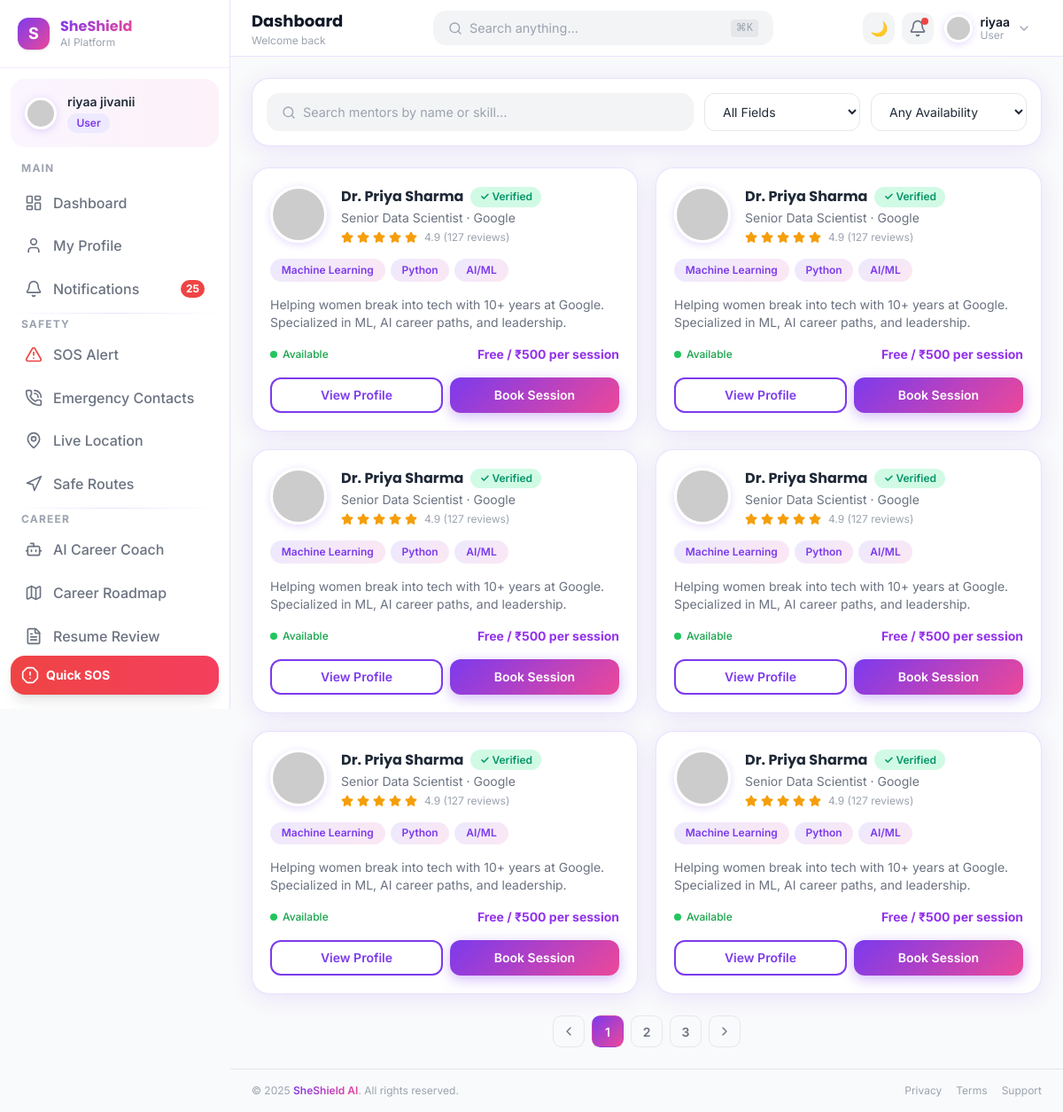
The page /mentors/ (signed in) on the database its author committed.
### core/models.py (models this page shows, shortened)
class User(AbstractUser):
    ROLE_CHOICES = [
        ('user', 'User'),
        ('mentor', 'Mentor'),
        ('admin', 'Admin'),
    ]
    role = models.CharField(max_length=10, choices=ROLE_CHOICES, default='user')
    phone = models.CharField(max_length=15, blank=True)
    date_of_birth = models.DateField(null=True, blank=True)
    city = models.CharField(max_length=100, blank=True)
    bio = models.TextField(blank=True)
    profile_photo = models.ImageField(upload_to='profiles/', null=True, blank=True)
    resume = models.FileField(upload_to='resumes/', null=True, blank=True)
    safety_score = models.IntegerField(default=85)
    is_location_sharing = models.BooleanField(default=True)
    created_at = models.DateTimeField(auto_now_add=True)
    @property
    def dob(self):
        return self.date_of_birth

### mentor/views.py (the view)
# urls.py: path('mentors/', views.mentor_list_view, name='mentors'),
@login_required
def mentor_list_view(request):
    mentors = Mentor.objects.filter(is_verified=True).select_related('user')
    q = request.GET.get('q', '')
    if q:
        mentors = mentors.filter(user__first_name__icontains=q) | mentors.filter(title__icontains=q)
    return render(request, 'mentors/mentor_list.html', {'mentors': mentors})

### core/context_processors.py (called while the page is built)
def notifications_processor(request):
    if request.user.is_authenticated:
        recent = request.user.notifications.all().order_by('-created_at')[:5]
        unread = request.user.notifications.filter(is_read=False).count()
        return {
            'recent_notifications': recent,
            'unread_notifications_count': unread,
        }
    return {
        'recent_notifications': [],
        'unread_notifications_count': 0,
    }

### templates/mentors/mentor_list.html (shortened to what this page needs)
{% extends 'layouts/dashboard_layout.html' %}
{% load static %}
{% block content %}
<div class="space-y-6">
  <div class="card p-4">
    <div class="flex flex-col sm:flex-row gap-3">
      <div class="search-bar flex-1">
        <i data-lucide="search" class="w-4 h-4 text-gray-400"></i>
        <input id="mentorSearch" type="search" placeholder="Search mentors by name or skill…"/>
      </div>
      <select class="form-input w-full sm:w-44 text-sm" id="fieldFilter">
        <option value="">All Fields</option>
      </select>
      <select class="form-input w-full sm:w-44 text-sm" id="availFilter">
        <option value="">Any Availability</option>
      </select>
    </div>
  </div>
  <div class="grid grid-cols-1 sm:grid-cols-2 xl:grid-cols-3 gap-5" id="mentorGrid">
    {% for mentor in mentors %}
    {% include 'components/mentor_card.html' with mentor=mentor %}
    {% empty %}
    {% for i in "123456" %}
    <div class="card p-5 mentor-item" data-aos>
      <div class="flex items-start gap-4 mb-4">
        <img src="https://ui-avatars.com/api/?name=Priya+Sharma&background=7C3AED&color=fff&size=64" class="avatar w-16 h-16" alt="Mentor"/>
        <div class="flex-1 min-w-0">
          <div class="flex items-center gap-2 flex-wrap">
            <h4 class="font-bold">Dr. Priya Sharma</h4>
            <span class="badge badge-green text-xs">✓ Verified</span>
          </div>
          <p class="text-sm text-gray-500 mt-0.5">Senior Data Scientist · Google</p>
          <div class="flex items-center gap-1 mt-1">
            {% for s in "12345" %}<i data-lucide="star" class="w-3.5 h-3.5 star fill-current"></i>{% endfor %}
            <span class="text-xs text-gray-400 ml-1">4.9 (127 reviews)</span>
          </div>
        </div>
      </div>
      <div class="flex flex-wrap gap-1.5 mb-4">
        <span class="skill-tag text-xs">Machine Learning</span>
        <span class="skill-tag text-xs">Python</span>
        <span class="skill-tag text-xs">AI/ML</span>
      </div>
      <p class="text-sm text-gray-500 dark:text-gray-400 line-clamp-2 mb-4">
        Helping women break into tech with 10+ years at Google. Specialized in ML, AI career paths, and leadership.
      </p>
      <div class="flex items-center justify-between text-sm mb-4">
        <div class="flex items-center gap-1.5 text-green-600">
          <div class="w-2 h-2 bg-green-500 rounded-full"></div>
          <span class="text-xs font-medium">Available</span>
        </div>
        <span class="text-purple-600 font-bold">Free / ₹500 per session</span>
      </div>
      <div class="flex gap-2">
        <a href="{% url 'mentor_detail' pk=1 %}" class="btn-outline flex-1 text-sm py-2 text-center">View Profile</a>
        <button class="btn-primary flex-1 text-sm py-2" data-modal-open="bookSessionModal" onclick="setMentor('Dr. Priya Sharma')">Book Session</button>
      </div>
    </div>
    {% endfor %}
    {% endfor %}
  </div>
  <div class="flex justify-center gap-2">
    <button class="page-btn"><i data-lucide="chevron-left" class="w-4 h-4"></i></button>
    <button class="page-btn active">1</button>
    <button class="page-btn">2</button>
    <button class="page-btn">3</button>
    <button class="page-btn"><i data-lucide="chevron-right" class="w-4 h-4"></i></button>
  </div>
</div>
{% endblock %}

### templates/components/sidebar.html (shortened to what this page needs)
{% load static %}
<aside id="sidebar" class="sidebar flex flex-col">
  <div class="flex items-center gap-3 px-5 py-5 border-b border-purple-100 dark:border-purple-900/30">
    <div class="w-9 h-9 rounded-xl gradient-bg flex items-center justify-center shadow flex-shrink-0">
      <span class="text-white font-bold text-lg">S</span>
    </div>
    <div class="sidebar-text">
      <p class="font-display font-bold text-base gradient-text leading-tight">SheShield</p>
      <p class="text-xs text-gray-400">AI Platform</p>
    </div>
  </div>
  <div class="flex items-center gap-3 px-4 py-4 mx-3 mt-3 rounded-2xl bg-gradient-to-r from-purple-50 to-pink-50 dark:from-purple-900/20 dark:to-pink-900/10">
    <img src="{% if request.user.profile_photo %}{{ request.user.profile_photo.url }}{% else %}https://ui-avatars.com/api/?name={{ request.user.first_name|urlencode }}+{{ request.user.last_name|urlencode }}&background=7C3AED&color=fff{% endif %}"
         alt="Avatar" class="avatar w-9 h-9"/>
    <div class="sidebar-text flex-1 min-w-0">
      <p class="font-semibold text-sm truncate">{{ request.user.get_full_name|default:'Guest User' }}</p>
      <span class="badge badge-purple text-xs">{{ request.user.role|default:'User'|capfirst }}</span>
    </div>
  </div>
  <nav class="flex-1 overflow-y-auto px-3 py-4 space-y-1">
    <p class="sidebar-text text-xs font-bold text-gray-400 uppercase tracking-widest px-3 mb-2">Main</p>
    <a href="{% url 'dashboard' %}" class="sidebar-link" id="navDashboard">
      <i data-lucide="layout-dashboard" class="icon"></i>
      <span class="sidebar-text">Dashboard</span>
    </a>
    <a href="{% url 'profile' %}" class="sidebar-link" id="navProfile">
      <i data-lucide="user" class="icon"></i>
      <span class="sidebar-text">My Profile</span>
    </a>
    <a href="{% url 'notifications' %}" class="sidebar-link relative" id="navNotif">
      <i data-lucide="bell" class="icon"></i>
      <span class="sidebar-text">Notifications</span>
      {% if unread_notifications_count > 0 %}
      <span class="ml-auto sidebar-text bg-red-500 text-white text-xs px-1.5 py-0.5 rounded-full font-bold">{{ unread_notifications_count }}</span>
      {% endif %}
    </a>
    <div class="section-divider"></div>
    <p class="sidebar-text text-xs font-bold text-gray-400 uppercase tracking-widest px-3 mb-2">Safety</p>
    <a href="{% url 'sos' %}" class="sidebar-link" id="navSOS">
      <i data-lucide="alert-triangle" class="icon text-red-500"></i>
      <span class="sidebar-text">SOS Alert</span>
    </a>
    <a href="{% url 'emergency_contacts' %}" class="sidebar-link" id="navContacts">
      <i data-lucide="phone-call" class="icon"></i>
      <span class="sidebar-text">Emergency Contacts</span>
    </a>
    <a href="{% url 'live_location' %}" class="sidebar-link" id="navLocation">
      <i data-lucide="map-pin" class="icon"></i>
      <span class="sidebar-text">Live Location</span>
    </a>
    <a href="{% url 'safe_route' %}" class="sidebar-link" id="navRoute">
      <i data-lucide="navigation" class="icon"></i>
      <span class="sidebar-text">Safe Routes</span>
    </a>
    <div class="section-divider"></div>
    <p class="sidebar-text text-xs font-bold text-gray-400 uppercase tracking-widest px-3 mb-2">Career</p>
    <a href="{% url 'career_chat' %}" class="sidebar-link" id="navChat">
      <i data-lucide="bot" class="icon"></i>
      <span class="sidebar-text">AI Career Coach</span>
    </a>
    <a href="{% url 'career_roadmap' %}" class="sidebar-link" id="navRoadmap">
      <i data-lucide="map" class="icon"></i>
      <span class="sidebar-text">Career Roadmap</span>
    </a>
    <a href="{% url 'resume_review' %}" class="sidebar-link" id="navResume">
      <i data-lucide="file-text" class="icon"></i>
      <span class="sidebar-text">Resume Review</span>
    </a>
  </nav>
  <div class="px-3 pb-4 sidebar-text">
    <a href="{% url 'sos' %}"
       class="flex items-center gap-2 p-3 rounded-2xl bg-gradient-to-r from-red-500 to-rose-500 text-white font-bold text-sm shadow-lg hover:opacity-90 transition">
      <i data-lucide="alert-octagon" class="w-5 h-5"></i>
      <span>Quick SOS</span>
    </a>
  </div>
</aside>

### templates/components/navbar.html (shortened to what this page needs)
{% load static %}
<nav class="navbar flex items-center justify-between px-4 lg:px-6 gap-4">
  <div class="flex items-center gap-3">
    <div>
      <h1 class="font-display font-bold text-base lg:text-lg text-gray-900 dark:text-white leading-tight">{% block page_title %}Dashboard{% endblock %}</h1>
      <p class="text-xs text-gray-400 hidden sm:block">{% block page_subtitle %}Welcome back{% endblock %}</p>
    </div>
  </div>
  <div class="hidden md:flex flex-1 max-w-sm mx-auto">
    <div class="search-bar w-full">
      <i data-lucide="search" class="w-4 h-4 text-gray-400"></i>
      <input type="search" id="globalSearch" placeholder="Search anything…" class="text-sm"/>
      <kbd class="hidden lg:inline text-xs text-gray-400 bg-gray-200 dark:bg-white/10 px-1.5 py-0.5 rounded font-mono">⌘K</kbd>
    </div>
  </div>
  <div class="flex items-center gap-2">
    <button data-dark-toggle-btn class="w-9 h-9 rounded-xl bg-gray-100 dark:bg-white/5 flex items-center justify-center hover:bg-purple-50 dark:hover:bg-purple-900/30 transition">
      <span data-dark-icon class="text-base">🌙</span>
    </button>
    <div class="relative">
      <button id="notifBell" class="w-9 h-9 rounded-xl bg-gray-100 dark:bg-white/5 flex items-center justify-center hover:bg-purple-50 dark:hover:bg-purple-900/30 transition relative">
        <i data-lucide="bell" class="w-5 h-5 text-gray-500 dark:text-gray-300"></i>
        {% if unread_notifications_count > 0 %}
        <span class="absolute top-1.5 right-1.5 w-2 h-2 bg-red-500 rounded-full"></span>
        {% endif %}
      </button>
    </div>
    <div class="relative">
      <button data-dropdown="profileMenu" class="flex items-center gap-2 pl-1 pr-3 py-1 rounded-xl hover:bg-gray-100 dark:hover:bg-white/5 transition">
        <img src="{% if request.user.profile_photo %}{{ request.user.profile_photo.url }}{% else %}https://ui-avatars.com/api/?name={{ request.user.first_name|urlencode }}+{{ request.user.last_name|urlencode }}&background=7C3AED&color=fff&size=40{% endif %}"
             alt="avatar" class="avatar w-8 h-8 flex-shrink-0"/>
        <div class="hidden sm:block text-left">
          <p class="text-sm font-semibold text-gray-900 dark:text-white leading-none">{{ request.user.first_name|default:'Guest' }}</p>
          <p class="text-xs text-gray-400 leading-none mt-0.5">{{ request.user.role|default:'User'|capfirst }}</p>
        </div>
        <i data-lucide="chevron-down" class="w-4 h-4 text-gray-400 hidden sm:block"></i>
      </button>
    </div>
  </div>
</nav>

### static/css/custom.css (style rules this page uses)
:root { --primary: #7C3AED; --primary-light: #A78BFA; --secondary: #EC4899; --secondary-light: #F9A8D4; --accent: #6366F1; --bg-light: #FAFAFA; --bg-dark: #0F0A1E; --card-dark: #1A1030; --text-dark: #1F2937; --text-muted: #6B7280; --gradient-primary: linear-gradient(135deg, #7C3AED 0%, #EC4899 100%); --gradient-soft: linear-gradient(135deg, #EDE9FE 0%, #FCE7F3 100%); --gradient-dark: linear-gradient(135deg, #1A1030 0%, #0F0A1E 100%); --shadow-soft: 0 4px 24px rgba(124, 58, 237, 0.12); --shadow-strong: 0 8px 40px rgba(124, 58, 237, 0.25); --border-light: rgba(124, 58, 237, 0.15); }
*, *::before, *::after { box-sizing: border-box; }
html { scroll-behavior: smooth; }
body { font-family: 'Inter', sans-serif; background: var(--bg-light); color: var(--text-dark); transition: background 0.3s ease, color 0.3s ease; }
h1, h2, h3, h4, h5, h6 { font-family: 'Poppins', sans-serif; }
.gradient-text { background: var(--gradient-primary); -webkit-background-clip: text; -webkit-text-fill-color: transparent; background-clip: text; }
.gradient-bg { background: var(--gradient-primary); }
.card { background: #fff; border-radius: 1.25rem; box-shadow: var(--shadow-soft); border: 1px solid var(--border-light); transition: transform 0.2s ease, box-shadow 0.2s ease; }
.btn-primary { background: var(--gradient-primary); color: #fff; border: none; border-radius: 0.75rem; padding: 0.65rem 1.5rem; font-weight: 600; cursor: pointer; transition: opacity 0.2s, transform 0.2s, box-shadow 0.2s; box-shadow: 0 4px 15px rgba(124,58,237,0.35); }
.btn-outline { background: transparent; color: var(--primary); border: 2px solid var(--primary); border-radius: 0.75rem; padding: 0.65rem 1.5rem; font-weight: 600; cursor: pointer; transition: all 0.2s; }
.sidebar { width: 260px; height: 100vh; background: #fff; border-right: 1px solid var(--border-light); transition: transform 0.3s ease, width 0.3s ease; position: fixed; top: 0; left: 0; z-index: 50; overflow-y: auto; }
.sidebar-link { display: flex; align-items: center; gap: 0.75rem; padding: 0.65rem 1rem; border-radius: 0.75rem; color: var(--text-muted); font-weight: 500; transition: all 0.2s; cursor: pointer; text-decoration: none; }
.sidebar-link .icon { width: 20px; height: 20px; flex-shrink: 0; }
.navbar { height: 64px; background: rgba(255,255,255,0.9); backdrop-filter: blur(16px); border-bottom: 1px solid var(--border-light); position: sticky; top: 0; z-index: 40; transition: background 0.3s; }
.form-input { width: 100%; padding: 0.7rem 1rem; border: 1.5px solid #E5E7EB; border-radius: 0.75rem; font-size: 0.95rem; transition: border-color 0.2s, box-shadow 0.2s; background: #fff; color: var(--text-dark); }
.badge { display: inline-flex; align-items: center; padding: 0.2rem 0.65rem; border-radius: 99px; font-size: 0.75rem; font-weight: 600; }
.badge-purple { background: #EDE9FE; color: #7C3AED; }
.badge-green { background: #D1FAE5; color: #059669; }
.animate-fade-in { animation: fadeIn 0.5s ease forwards; }
.avatar { border-radius: 50%; object-fit: cover; border: 3px solid #fff; box-shadow: 0 2px 10px rgba(124,58,237,0.2); }
.skill-tag { display: inline-flex; align-items: center; padding: 0.3rem 0.8rem; background: linear-gradient(135deg,#EDE9FE,#FCE7F3); color: var(--primary); border-radius: 99px; font-size: 0.8rem; font-weight: 600; cursor: default; }
.section-divider { height: 1px; background: linear-gradient(90deg, transparent, var(--border-light), transparent); margin: 1.5rem 0; }
.star { color: #F59E0B; }
.search-bar { display: flex; align-items: center; gap: 0.5rem; background: #F3F4F6; border: 1.5px solid transparent; border-radius: 0.9rem; padding: 0.55rem 1rem; transition: all 0.2s; }
.search-bar input { background: transparent; border: none; outline: none; font-size: 0.9rem; flex: 1; color: inherit; }
.page-btn { width: 36px; height: 36px; border-radius: 0.6rem; display: flex; align-items: center; justify-content: center; font-size: 0.875rem; font-weight: 600; cursor: pointer; transition: all 0.2s; border: 1.5px solid #E5E7EB; color: var(--text-muted); }
.page-btn:hover, .page-btn.active { background: var(--gradient-primary); color: #fff; border-color: transparent; }

### rows shown on the page
User: user.get_full_name "riyaa jivanii", user.role "User", user.first_name "riyaa"

### other values the page prints
{{ unread_notifications_count }} "25"
